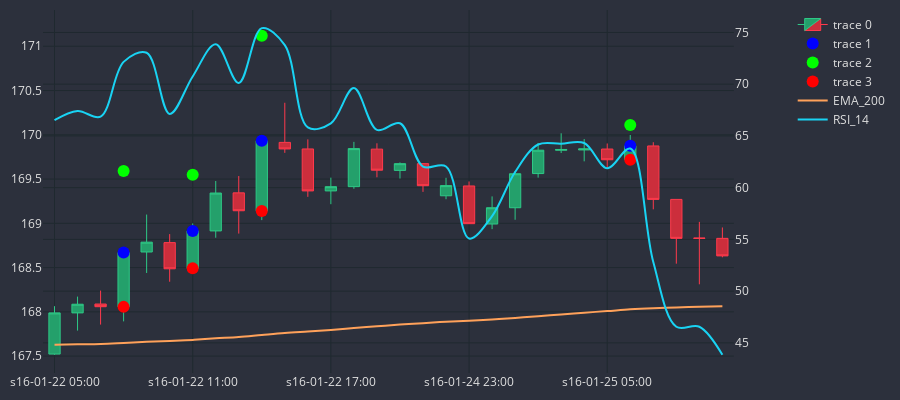

Source (notebook cell):
### Code cell
df_plot = df_slim.iloc[70:100]
cp = CandlePlot(df_plot, candles=True)

trades = cp.df_plot[cp.df_plot.SIGNAL != NONE]

markers = ['mid_c', "TP", "SL"]
marker_colors = ["#0000FF", '#00FF00', '#FF0000']

for i in range(3):
    cp.fig.add_trace(go.Scatter(
        x = trades.sTime,
        y = trades[markers[i]],
        mode = 'markers',
        marker=dict(color=marker_colors[i], size=12)
    ))

cp.show_plot(line_traces=["EMA_200"], sec_traces=['RSI_14'])
